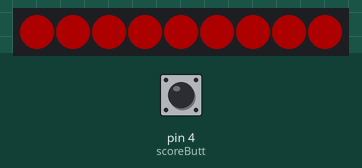
This sketch was run on a simulated Arduino Uno, built with avr-gcc and run on an emulated ATmega328P. On the bench: 9 RGB LEDs in strip order, left to right. The inputs (shaded band) are chosen by the test bench; at power-on: pin 4 (scoreButt) HIGH. Dim RGB values are drawn brighter than linear.

Above: at 1.2 s.
1.3 s: pin 4 (scoreButt) pulled LOW for 0.15 s
At 1.31 s:
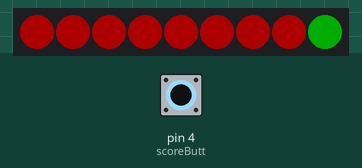
At 1.8 s:
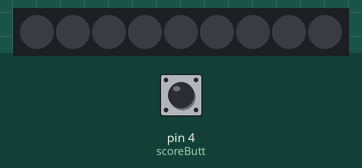
Timing chart, 0 to 4.3 s (numbered marks = the images above; inputs shaded):
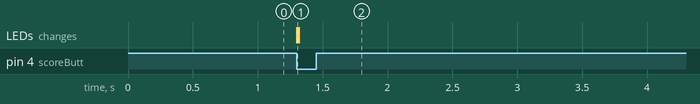

Measured:
- after the input at 1.3 s, the LEDs: change at once (image 1)

The sketch:

scoring_system.ino
```cpp
#include <Adafruit_NeoPixel.h>

#define COLOR(r, g, b) (((uint32_t) r << 16) + ((uint32_t) g << 8) + b)

int neoPix = 8, // pin used for the neopixel
numbPix = 9, // number of neopixels
scoreButt = 4, // pin for the makeshift scoring
lvl = 1,  // variable for keeping track of current level
buttonState,  // checking if button has been pressed
scoreLocation = numbPix - 1; // variable kkeping track of where to put new colour in

// Colours that I'll be using for each lvl
uint32_t lvl1Col = COLOR(255, 0, 0),
lvl2Col = COLOR(0, 255, 0),
lvl3Col = COLOR(0, 0, 255),
blk = COLOR(0, 0, 0);


Adafruit_NeoPixel pixels = Adafruit_NeoPixel(numbPix, neoPix, NEO_GRB + NEO_KHZ800); // declaring neopixel

void setup() {
        //making the pin controlling the button an input
        pinMode(scoreButt, INPUT);
        // beging the neopixels
        pixels.begin();
        // making sure the strip for the stress o' meter is red at the begining
        if(lvl == 1){
                for(int i = 0; i < numbPix; i++){
                        pixels.setPixelColor(i,lvl1Col);
                }
                pixels.show();
        }
}

void loop() {
        //reading the the state of the button
        buttonState = digitalRead(scoreButt);
        // if button has been pressed
        if (buttonState == LOW) {
                // switch to check the current lvl
                switch(lvl){
                        //in charge of drawing the new level with each score made
                        case 1:
                        pixels.setPixelColor(scoreLocation, lvl2Col);
                        scoreLocation -= 1;
                        break;

                        case 2:
                        pixels.setPixelColor(scoreLocation, lvl3Col);
                        scoreLocation -= 1;
                        break;

                        case 3:
                        pixels.setPixelColor(scoreLocation, blk);
                        scoreLocation -= 1;
                        break;
                }
        }
        // in charge of chaging the lvl
        if(scoreLocation == -1){
                lvl = (lvl + 1) % 4;
                scoreLocation = 8;
        }
        //making sure the pixs isn't too bright and making it show the changes
        pixels.setBrightness(50);
        pixels.show();
}
```
